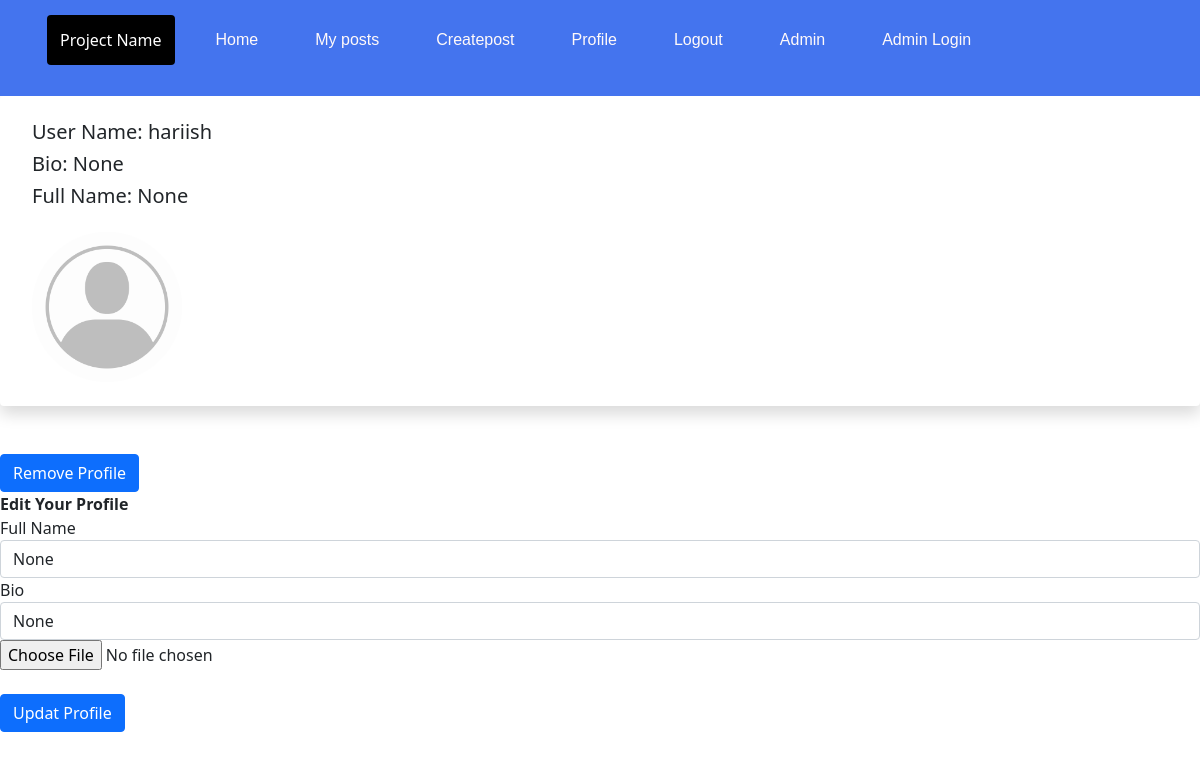
The app's page /profile (signed in), older data.
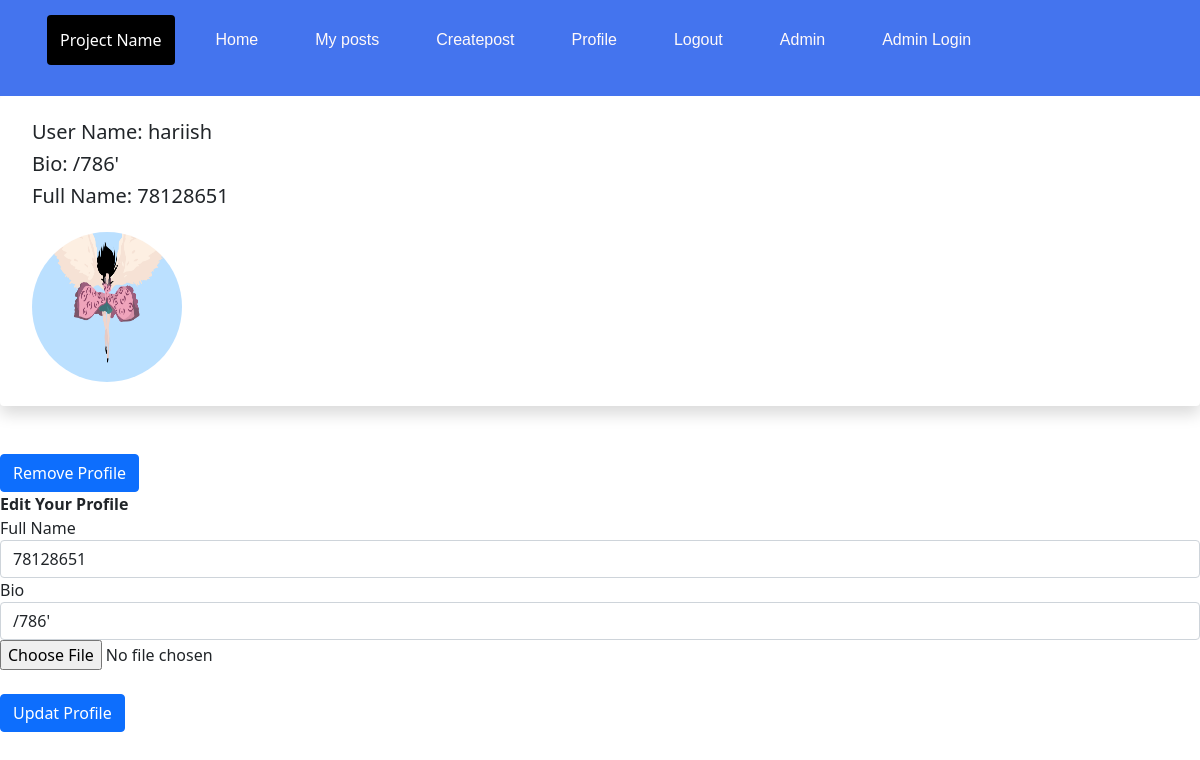
The same page, newer data.
### views/models.py (models this page shows, shortened)
class User(db.Model, UserMixin):
    id = db.Column(db.Integer, primary_key=True)
    email = db.Column(db.String(150), unique=True)
    password = db.Column(db.String(500))
    user_name = db.Column(db.String(150),nullable=False, unique=True)
    gender = db.Column(db.String(150))
    name = db.Column(db.String(150), nullable=True, default='None')
    bio = db.Column(db.Text(150), nullable=True, default='None')
    profile_pic = db.Column(db.String(100000), default='Default/Default.jpeg')
    date = db.Column(db.DateTime(timezone=True), default=func.now())
    posts = db.relationship('Post', backref='poster')
    admin = db.Column(db.Boolean, default=False)
    comments = db.relationship('Comment', backref='user')

### views/views.py (the view, shortened to what this page needs)
@views.route('/profile', methods=['GET', 'POST'])
@login_required
def profile():
    form =Profileupdate()
    user = user = User.query.get(current_user.id)
    images = user.profile_pic
    return render_template('profile.html', images=images,form=form)

### views/wtforms.py
class Profileupdate(FlaskForm):
    fullname  = StringField("Full Name",validators=[DataRequired("Name Required"),length(min=4,max=20,message="Must be between 5 and 20 charactres")])
    bio       = StringField("Bio",validators=[InputRequired()])
    image     = FileField('image')
    submit    = SubmitField("Updat Profile")

### templates/profile.html (shortened to what this page needs)
{% extends "base.html" %} {% block title %}Profile {% endblock %} {% block
content%}
<div class="shadow p-3 mb-5 bg-body rounded">
  <ul class="list-group list-group-flush" id="notes">
    <li class="list-group-item">
      <h5>User Name: {{current_user.user_name}}</h5>
      <h5>Bio: {{current_user.bio}}</h5>
      <h5>Full Name: {{current_user.name}}</h5>
    </li>
  </ul>
  <ul class="list-group list-group-flush" id="notes">
    <li class="list-group-item">
      <div>
        <img
          src="{{url_for('static', filename='images/'+images)}}"
          class="profile_img"
          alt="img error"
        />
      </div>
    </li>
  </ul>
</div>
<div class,="remove_Profile_photo">
<button  class="btn btn-primary" onclick="Remove_Profile()" data-bs-toggle="button">Remove Profile</button>
</div>
<form action="/profile" method="post" enctype="multipart/form-data">
  <strong> Edit Your Profile</strong>
  <div class="form-group">
    {{form.fullname.label}}
   {{form.fullname( class="form-control",value=current_user.name)}}
  </div>
  <div class="form-group">
    {{form.bio.label}}
    {{form.bio(class="form-control",value=current_user.bio)}}
  </div>
  <div class="form-group">
    {{form.image}}
  </div>
  <br />
  {{form.submit( class="btn btn-primary")}}
</form>
{% endblock %}

### templates/base.html (shortened to what this page needs)
<!DOCTYPE html>
<html lang="en">
<head>
  <link
  rel="stylesheet"
  href="https://cdnjs.cloudflare.com/ajax/libs/font-awesome/6.0.0-beta3/css/all.min.css"
/>
<link href="https://cdn.jsdelivr.net/npm/bootstrap@5.1.3/dist/css/bootstrap.min.css" rel="stylesheet"
integrity="sha384-1BmE4kWBq78iYhFldvKuhfTAU6auU8tT94WrHftjDbrCEXSU1oBoqyl2QvZ6jIW3">
  {% block head %}
<link rel="stylesheet" href="{{ url_for('static', filename='css/navbar.css') }}" />
  {% endblock %}
</head>
<body>
  {% block body %}
    <nav class="navbar">
            <ul class="list">
        <span class="project-name">Project Name</span>
                  {% if "user_id" in session %}
                  <li><a class="nav-link " aria-current="page" href="/">Home</a></li>
                 <li> <a class="nav-link" id="profile" href="{{url_for('views.my_post')}}">My posts</a></li>
                 <li> <a class="nav-link" href="{{url_for('views.createpost')}}">Createpost</a></li>
                  <li><a class="nav-link" href="{{url_for('views.profile')}}">Profile</a></li>
                  <li><a class=" nav-link" id="logout" href="{{url_for('auth.logout')}}">Logout</a></li>
                  {%if current_user.admin  == True or current_user.id == 1   %}
                      <li><a class="nav-link" id="profile" href="{{url_for('views.admin')}}">Admin</a></li>
                    {% endif %}
                    {%if current_user.admin == True  or current_user.id==1%}
                    <li><a class="nav-link" id="profile" href="{{url_for('views.admin_login')}}">Admin Login</a></li>
                  {% endif %}
                  {% else %}
                  <li><a class="nav-link" id="login" href="{{url_for('auth.login')}}">Login</a></li>
                  <li><a class="nav-link" id="signUp" href="{{url_for('auth.sing_up')}}">Sign Up</a></li>
                  {% endif %}
             </ul>
    </nav>
    <div class ="container_base"
    >{% block content %}
      {% endblock %}</div>
    {% endblock %}
  </body>
</html>

### static/css/navbar.css (style rules this page uses)
* { margin: 0; padding: 0; box-sizing: border-box; text-decoration: none; list-style: none; }
.navbar { font-family: 'Kanit', sans-serif; background-color: #4474ee !important; display: flex; flex-wrap: wrap; flex-direction: row; justify-content: flex-start; padding: 15px; align-items: center; }
.nav-link { text-decoration: none; color: #fff9f9; }
.list { list-style: none; display: flex; flex-wrap: wrap; gap: 25px; align-items: center; }
.project-name { padding: 13px; background-color: #000; margin: 0px; border-radius: 4px; text-decoration: none; align-content: center; color: #fff; font-family: system-ui; }

### templates/profile.html (style rules this page uses)
.profile_img { width: 150px; height: 150px; border-radius: 700px; }

Row changes from the older to the newer data that the page shows:
changed User "hariish": bio "None" → "/786'"; name "None" → "78128651"; profile_pic: picture added in place of a placeholder
Text that changed along with them:
form field fullname: "None" → "78128651"
